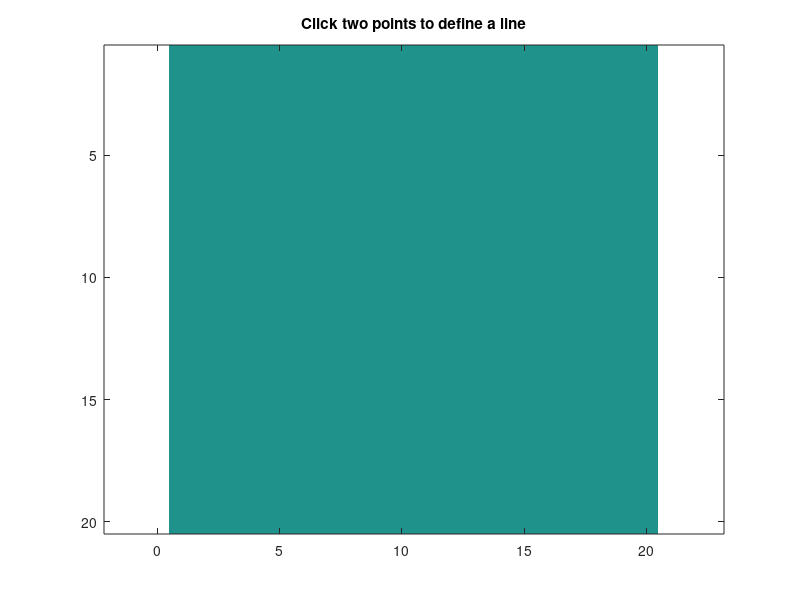

The MATLAB script that drew this image: (Note: this script raises an error after producing the figure.)
function test_line_masks()
    % Create a test image size
    imageSize = [20, 20];
    topo = zeros(imageSize); % dummy topo data
    
    % Let user draw a line
    figure('Name', 'Draw a line');
    imagesc(topo);
    axis equal tight
    title('Click two points to define a line');
    
    % Get two points from user
    [x, y] = ginput(2);
    startPoint = round([x(1), y(1)]);
    endPoint = round([x(2), y(2)]);
    
    % Get masks from both methods
    [currentMask, ~, ~, ~, ~] = gridMaskLineSegment(topo, startPoint, endPoint);
    [proposedMask, ~, ~, ~, ~] = gridMaskLineSegment(topo, startPoint, endPoint, [],1);
    
    % Plot results
    figure('Name', 'Comparison');
    
    subplot(1,2,1)
    imagesc(currentMask)
    title('Current Method')
    axis equal tight
    
    subplot(1,2,2)
    imagesc(proposedMask)
    title('Proposed Method')
    axis equal tight
end

